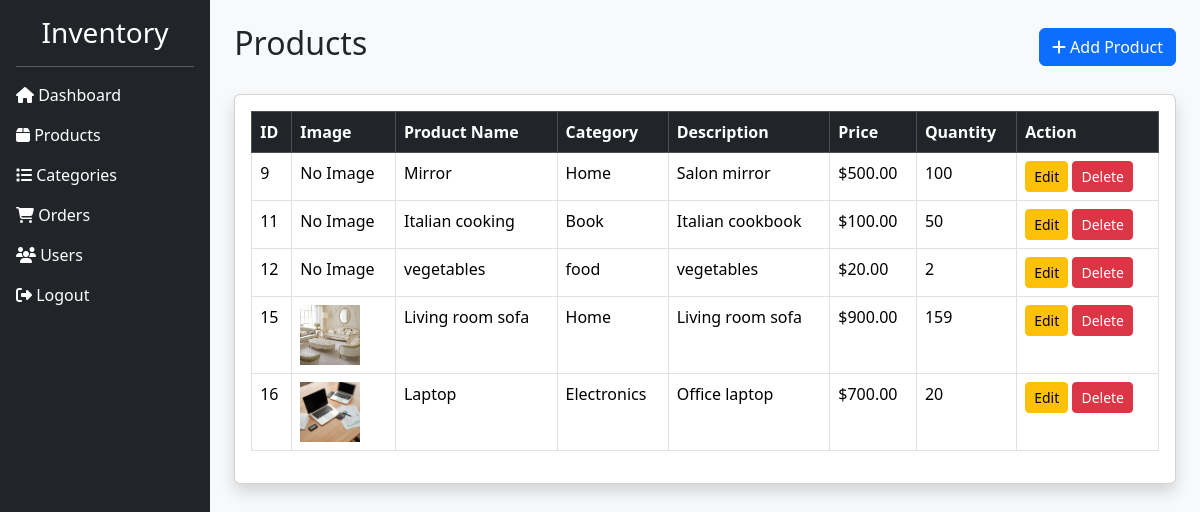
/admin/products.php (signed in), run on the app's committed database.
### tables this page shows
CREATE TABLE `products` (
  `id` int(11) NOT NULL,
  `category_id` int(11) NOT NULL,
  `product_name` varchar(150) NOT NULL,
  `description` text NOT NULL,
  `price` decimal(10,2) NOT NULL,
  `quantity` int(11) NOT NULL,
  `image` varchar(255) NOT NULL,
  `created_at` timestamp NOT NULL DEFAULT current_timestamp()
);

CREATE TABLE `categories` (
  `id` int(11) NOT NULL,
  `category_name` varchar(100) NOT NULL,
  `description` text NOT NULL,
  `created_at` timestamp NOT NULL DEFAULT current_timestamp()
);

### admin/products.php (the view, shortened to what this page needs)
<?php
include "../config/db.php";
$sql = "SELECT products.*, categories.category_name
        FROM products
        LEFT JOIN categories
        ON products.category_id = categories.id";
$result = mysqli_query($conn, $sql);
include "../includes/header.php";
include "../includes/sidebar.php";
?>
<div class="d-flex justify-content-between align-items-center mb-4">
    <h2>Products</h2>
    <a href="add_product.php" class="btn btn-primary">
        <i class="fa-solid fa-plus"></i> Add Product
    </a>
</div>
<div class="card shadow">
    <div class="card-body">
        <table class="table table-bordered table-hover">
            <thead class="table-dark">
                <tr>
                    <th>ID</th>
                    <th>Image</th>
                    <th>Product Name</th>
                    <th>Category</th>
                    <th>Description</th>
                    <th>Price</th>
                    <th>Quantity</th>
                    <th>Action</th>
                </tr>
            </thead>
            <tbody>
            <?php while($row = mysqli_fetch_assoc($result)){ ?>
                <tr>
                    <td><?php echo $row['id']; ?></td>
                    <td>
                        <?php
                        if(!empty($row['image'])){
                        ?>
                        <img src="../uploads/<?php echo $row['image']; ?>" width="60">
                        <?php
                        }else{
                            echo "No Image";
                        }
                        ?>
                    </td>
                    <td><?php echo $row['product_name']; ?></td>
                    <td><?php echo $row['category_name']; ?></td>
                    <td><?php echo $row['description']; ?></td>
                    <td>$<?php echo $row['price']; ?></td>
                    <td><?php echo $row['quantity']; ?></td>
                    <td>
                        <a href="edit_product.php?id=<?php echo $row['id']; ?>"
                           class="btn btn-warning btn-sm">
                           Edit
                        </a>
                        <a href="delete_product.php?id=<?php echo $row['id']; ?>"
                           class="btn btn-danger btn-sm"
                           onclick="return confirm('Are you sure you want to delete this product?');">
                           Delete
                        </a>
                    </td>
                </tr>
            <?php } ?>
            </tbody>
        </table>
    </div>
</div>
<?php
include "../includes/footer.php";
?>

### includes/header.php (shortened to what this page needs)
<!DOCTYPE html>
<html lang="en">
<head>
<link href="https://cdn.jsdelivr.net/npm/bootstrap@5.3.3/dist/css/bootstrap.min.css" rel="stylesheet">
<link rel="stylesheet"
href="https://cdnjs.cloudflare.com/ajax/libs/font-awesome/6.5.2/css/all.min.css">
</head>
<body class="bg-light">

### includes/sidebar.php
<div class="d-flex">
<div class="bg-dark text-white p-3"
style="width:250px;min-height:100vh;">
<h3 class="text-center">Inventory</h3>
<hr>
<a href="dashboard.php"
class="text-white text-decoration-none d-block mb-3">
<i class="fa-solid fa-house"></i>
Dashboard
</a>
<a href="products.php"
class="text-white text-decoration-none d-block mb-3">
<i class="fa-solid fa-box"></i>
Products
</a>
<a href="categories.php"
class="text-white text-decoration-none d-block mb-3">
<i class="fa-solid fa-list"></i>
Categories
</a>
<a href="orders.php"
class="text-white text-decoration-none d-block mb-3">
<i class="fa-solid fa-cart-shopping"></i>
Orders
</a>
<a href="users.php"
class="text-white text-decoration-none d-block mb-3">
<i class="fa-solid fa-users"></i>
Users
</a>
<a href="../logout.php"
class="text-white text-decoration-none d-block">
<i class="fa-solid fa-right-from-bracket"></i>
Logout
</a>
</div>
<div class="container-fluid p-4">

### includes/footer.php (shortened to what this page needs)
</div>
</div>
</body>
</html>

### data on the page
products: id "9", image "No Image", product_name "Mirror", category.category_name "Home", description "Salon mirror", price "500.00", quantity "100"
products: id "11", image "No Image", product_name "Italian cooking", category.category_name "Book", description "Italian cookbook", price "100.00", quantity "50"
products: id "12", image "No Image", product_name "vegetables", category.category_name "food", description "vegetables", price "20.00", quantity "2"
products: id "15", image (picture), product_name "Living room sofa", category.category_name "Home", description "Living room sofa", price "900.00", quantity "159"
products: id "16", image (picture), product_name "Laptop", category.category_name "Electronics", description "Office laptop", price "700.00", quantity "20"
